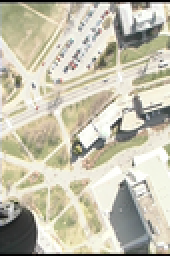
%> input picture ComputerVision/MohamedSondo-Assignment4/pic410.bmp, 85 x 128 px, shrunk from 480 x 720 before the run (shown 2 times larger)
$ octave Disparity.m   (GNU Octave 9; MATLAB toolbox functions it lacks are replaced by stand-ins)
%> lines starting %> are read from the running program, lines starting %| are printed output that depends on the picture
im_left = imread('pic410.bmp');
%> im_left is the input picture: size 128x85x3 uint8; mean R, G, B 196.1, 192.4, 173.7
im_right = imread('pic430.bmp');
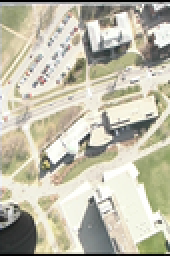
%> input picture ComputerVision/MohamedSondo-Assignment4/pic430.bmp, 85 x 128 px, shrunk from 480 x 720 before the run (shown 2 times larger)
%> im_right is the input picture: size 128x85x3 uint8; mean R, G, B 192.3, 189.2, 171

height = size(im_left, 1);
%> height = 128
width = size(im_left, 2);
%> width = 85

disparity_max = 16;

ad_costs = zeros(height, width,disparity_max);

for disparity = 1:disparity_max
    for row = 1:height
        for col = 1:width
            %Left to right matching
            col_disp = col - disparity;
            if col_disp < 1
                ad_costs(row, col, disparity) = 0;
            else
                %Average RGB
                left_pixel = (im_left(row, col, 1) + im_left(row, col, 2) + im_left(row, col, 3))/3;
                right_pixel = (im_right(row, col_disp, 1) + im_right(row, col_disp, 2) + im_right(row, col_disp, 3))/3;

                %Subtract averages
                ad_costs(row, col, disparity) = abs(left_pixel - right_pixel);
            end
        end
    end
end
%> after the loop, left_pixel = 9; right_pixel = 9

min_costs = zeros(height, width);
imshow(min_cost, []);
%> (this line was passed over: min_cost is not available in this run)

for disparity = 1:disparity_max
    for row = 1:height
        for col = 1:width
            %The minimum disparity is chosen
            min_costs(row, col) = min(ad_costs(row, col, :));
        end
    end
end
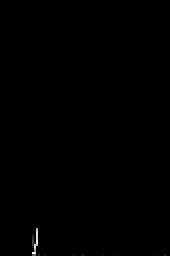
%> min_costs: size 128x85 double (shown 2 times larger); min 0, max 26, mean 0; drawn with min black and max white
